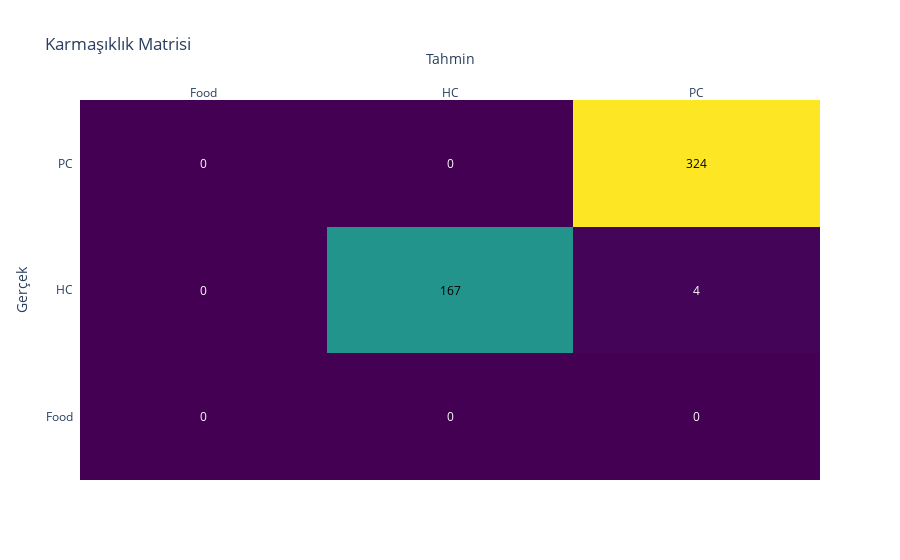

Notebook code for this chart:
### Code cell
# Test verileri üzerinde modeli değerlendirin
y_test = y_test.reshape(-1, 1)
model.evaluate(X_test, y_test, verbose=2)

# Test verileri üzerinde tahmin yapın
y_pred = model.predict(X_test)
y_pred = np.argmax(y_pred, axis=1)
y_pred = le.inverse_transform(y_pred)

y_test = le.inverse_transform(y_test)

from sklearn.metrics import confusion_matrix
import plotly.figure_factory as ff

cm = confusion_matrix(y_test, y_pred, labels=["Food", "HC", "PC"])

fig = ff.create_annotated_heatmap(
    z=cm,
    x=["Food", "HC", "PC"],
    y=["Food", "HC", "PC"],
    colorscale='Viridis'
)

fig.update_layout(title_text='Karmaşıklık Matrisi', xaxis = dict(title='Tahmin'), yaxis = dict(title='Gerçek'))

fig.show()

### Figure 1 — Plotly figure (JSON) as saved in the notebook; plotly's stock layout.template omitted (floating-point values rounded to 4 significant figures)
{"data": [{"colorscale": [[0, "#440154"], [0.1111, "#482878"], [0.2222, "#3e4989"], [0.3333, "#31688e"], [0.4444, "#26828e"], [0.5556, "#1f9e89"], [0.6667, "#35b779"], [0.7778, "#6ece58"], [0.8889, "#b5de2b"], [1, "#fde725"]], "reversescale": false, "showscale": false, "type": "heatmap", "x": ["Food", "HC", "PC"], "y": ["Food", "HC", "PC"], "z": [[0, 0, 0], [0, 167, 4], [0, 0, 324]]}], "layout": {"annotations": [{"font": {"color": "#FFFFFF"}, "showarrow": false, "text": "0", "x": "Food", "xref": "x", "y": "Food", "yref": "y"}, {"font": {"color": "#FFFFFF"}, "showarrow": false, "text": "0", "x": "HC", "xref": "x", "y": "Food", "yref": "y"}, {"font": {"color": "#FFFFFF"}, "showarrow": false, "text": "0", "x": "PC", "xref": "x", "y": "Food", "yref": "y"}, {"font": {"color": "#FFFFFF"}, "showarrow": false, "text": "0", "x": "Food", "xref": "x", "y": "HC", "yref": "y"}, {"font": {"color": "#000000"}, "showarrow": false, "text": "167", "x": "HC", "xref": "x", "y": "HC", "yref": "y"}, {"font": {"color": "#FFFFFF"}, "showarrow": false, "text": "4", "x": "PC", "xref": "x", "y": "HC", "yref": "y"}, {"font": {"color": "#FFFFFF"}, "showarrow": false, "text": "0", "x": "Food", "xref": "x", "y": "PC", "yref": "y"}, {"font": {"color": "#FFFFFF"}, "showarrow": false, "text": "0", "x": "HC", "xref": "x", "y": "PC", "yref": "y"}, {"font": {"color": "#000000"}, "showarrow": false, "text": "324", "x": "PC", "xref": "x", "y": "PC", "yref": "y"}], "title": {"text": "Karmaşıklık Matrisi"}, "xaxis": {"dtick": 1, "gridcolor": "rgb(0, 0, 0)", "side": "top", "ticks": "", "title": {"text": "Tahmin"}}, "yaxis": {"dtick": 1, "ticks": "", "ticksuffix": "  ", "title": {"text": "Gerçek"}}}}
